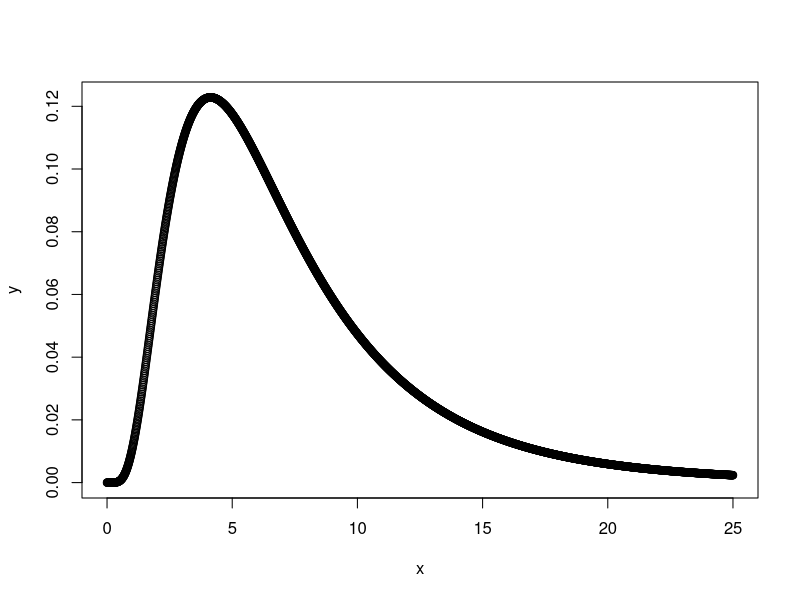

Recreate this plot in R. (Note: this script raises an error after producing the figure.)

# Read data
df <- readxl::read_excel("data/iron_ar/iron_ar_data.xlsx")

# Convert percentile to standard normal quantiles
df$z <- qnorm(df$percentile / 100)

# Transform requirement values to log-space
df$log_req <- log(df$requirement)

# Fit a linear model: log(requirement) ~ z
fit <- lm(log_req ~ z, data = df)
summary(fit)

# Extract parameters
mu <- coef(fit)[1]  # Intercept (lognormal mean log)
sigma <- coef(fit)[2]  # Slope (lognormal standard deviation)

# Display estimated parameters
list(mu = mu, sigma = sigma)

# Plot distribution
x <- seq(0,25,0.01)
y <- dlnorm(x, meanlog=mu, sdlog=sigma)
plot(y ~ x)  

# Curve
curve <- tibble(requirement=x,
                density=y)

# Add predicted percentile
df$requirement_pred <- qlnorm(p=df$percentile/100, meanlog=mu, sdlog=sigma)
plot(requirement_pred ~ requirement, df)
abline(a=0, b=1)

# Plot
ggplot(curve, aes(x=requirement, y=density)) +
  geom_line() +
  theme_bw()

# Compute CV from estimated sigma
cv <- sqrt(exp(sigma^2) - 1)

# Compute new sigma for a lognormal distribution with meanlog = 3
sigma_new <- sqrt(log(1 + cv^2))

# Display results
list(cv = cv, sigma_new = sigma_new)

 
  
  